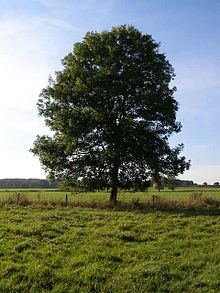
#> input picture src/topic03_perception/images/tree.jpg, 220 x 293 px
$ python image_encoding.py
#> lines starting #> are read from the running program, lines starting #| are printed output that depends on the picture
#!/usr/bin/env python

import numpy as np
import cv2


image_name = "tree"

print ('read an image from file')
color_image = cv2.imread("images/tree.jpg",cv2.IMREAD_COLOR)
#> color_image is the input picture: shape (293, 220, 3); mean B, G, R 104.2, 119.8, 111.9

print ('display image in native color')
cv2.imshow("Original Image",color_image)
cv2.moveWindow("Original Image",0,0)
print(color_image.shape)
#| (293, 220, 3)

height,width,channels = color_image.shape
#> height = 293; width = 220; channels = 3

print ('slipt the image into three channels.')
blue,green,red = cv2.split(color_image)
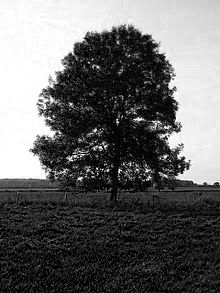
#> blue: shape (293, 220); min 0, max 255, mean 104.2
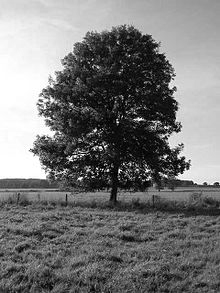
#> green: shape (293, 220); min 0, max 255, mean 119.8
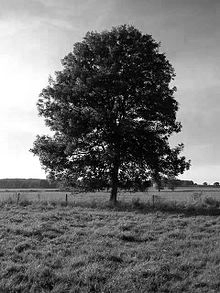
#> red: shape (293, 220); min 0, max 255, mean 111.9

cv2.imshow("Blue Channel",blue)
cv2.moveWindow("Blue Channel",0,height)

cv2.imshow("Red Channel",red)
cv2.moveWindow("Red Channel",0,height)

cv2.imshow("Green Channel",green)
cv2.moveWindow("Green Channel",0,height)


# Hue: indicates the type of color that we see in a 360 degree format.
# Saturation: an indication of how saturated an individual color is
# Value: indicates how luminous the channel is.

print ('---- slipt the image into Hue, Saturation, Value channels.----- ')
hsv = cv2.cvtColor(color_image, cv2.COLOR_BGR2HSV)
#> hsv: shape (293, 220, 3); mean H, S, V 61.5, 111.3, 129.5
h,s,v = cv2.split(hsv)
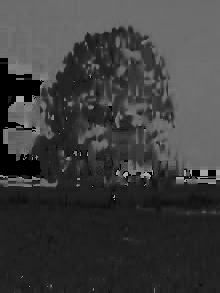
#> h: shape (293, 220); min 0, max 177, mean 61.5
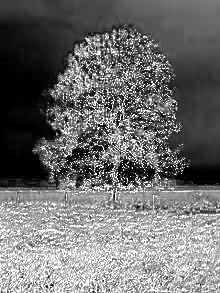
#> s: shape (293, 220); min 0, max 255, mean 111.3
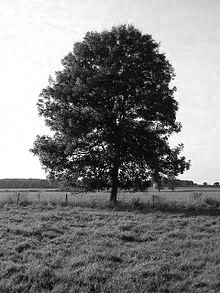
#> v: shape (293, 220); min 0, max 255, mean 129.5
hsv_image = np.concatenate((h,s,v),axis=1)
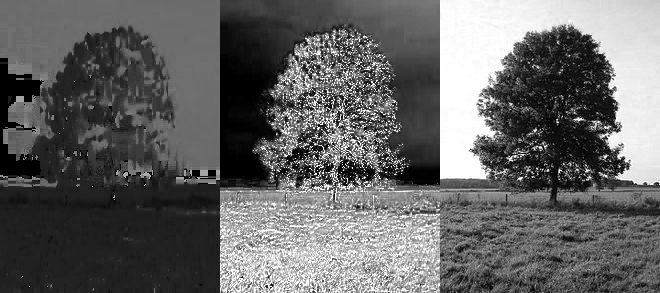
#> hsv_image: shape (293, 660); min 0, max 255, mean 100.8
cv2.imshow("Hue, Saturation, Value Image",hsv_image)
cv2.imshow("HSV Image",hsv)


print ('------ converts an image to a grayscale ------')
gray_image = cv2.cvtColor(color_image, cv2.COLOR_BGR2GRAY)
cv2.imshow("Gray Image ",gray_image)

print (gray_image)
#> (printed output is left out)

cv2.waitKey(0)
input('')
cv2.destroyAllWindows()
